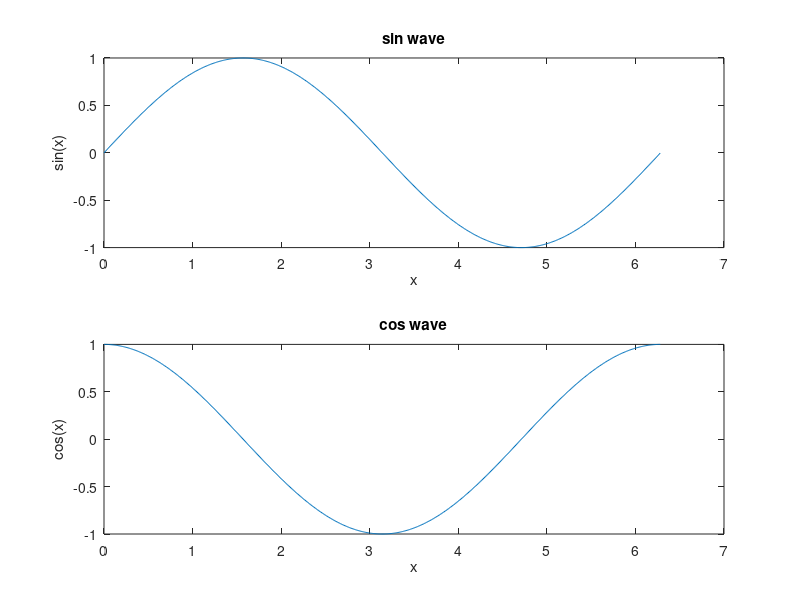

Recreate this plot in MATLAB.
x = 0:0.01:2*pi;
y = sin(x);
z = cos(x);
subplot(2,1,1);
plot(x,y);
title('sin wave');
xlabel('x');
ylabel('sin(x)');
subplot(2,1,2);
plot(x,z);
title('cos wave');
xlabel('x');
ylabel('cos(x)');